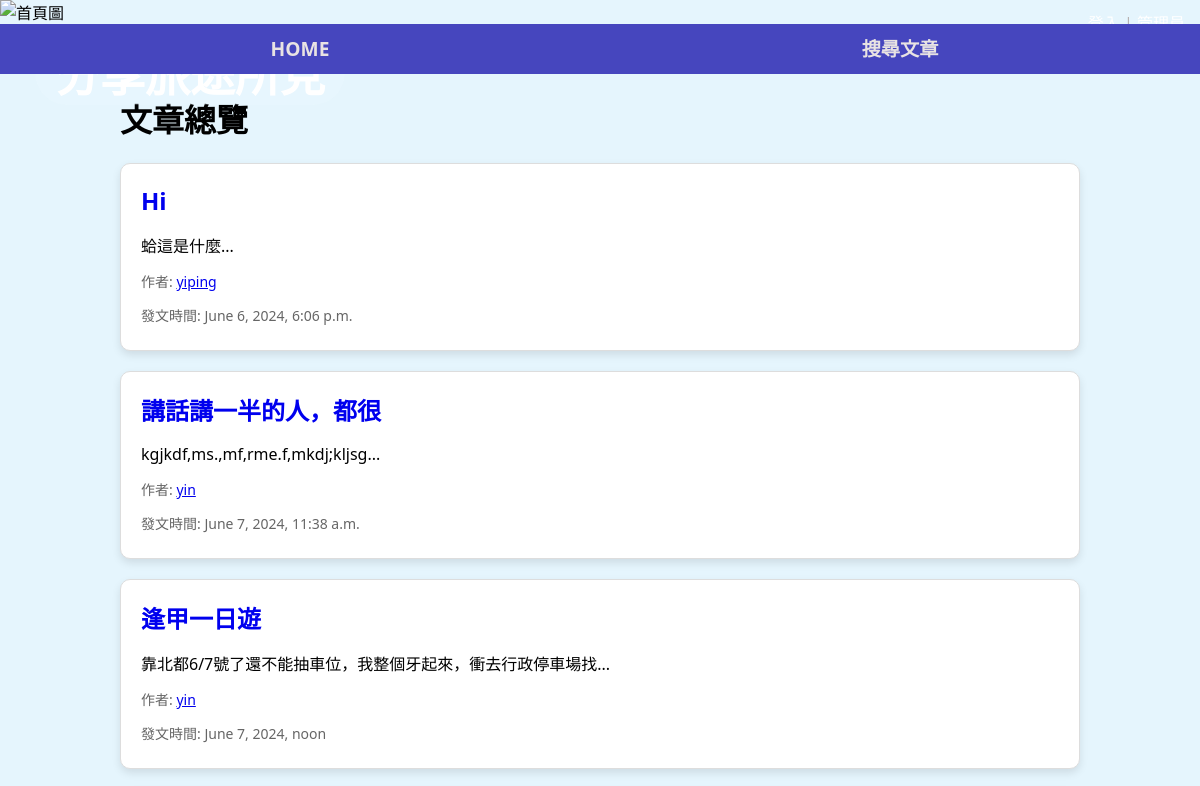
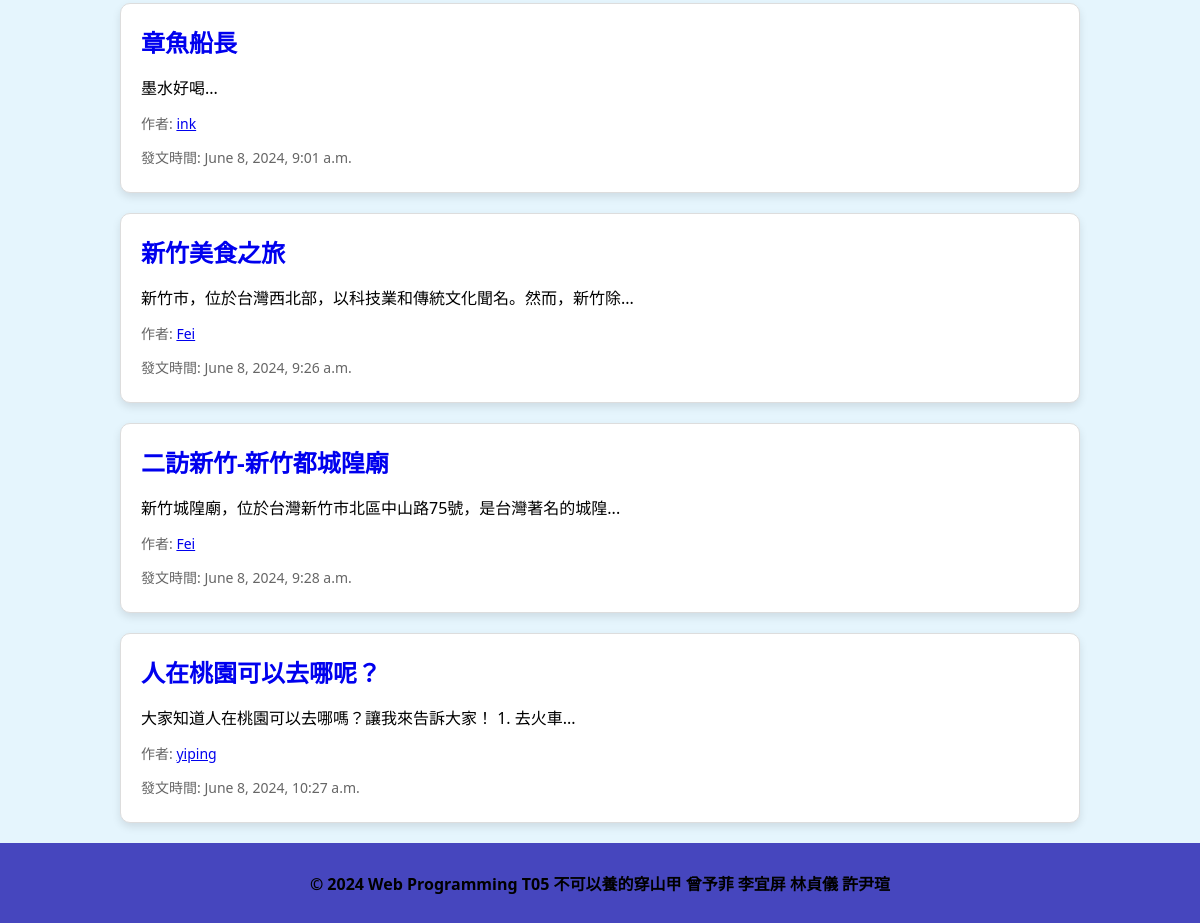
Before: / with the older database file (2 pictures, top to bottom).
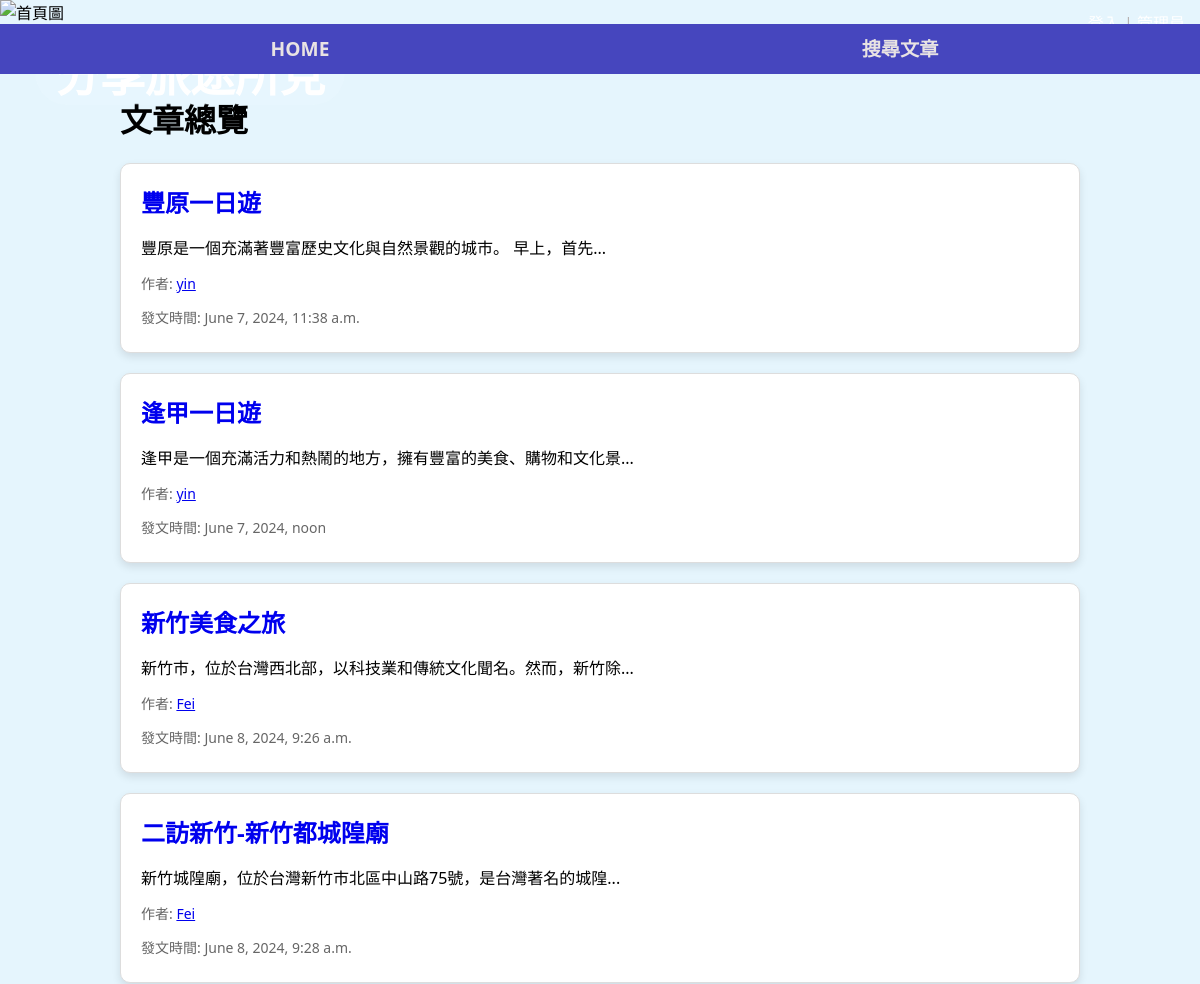
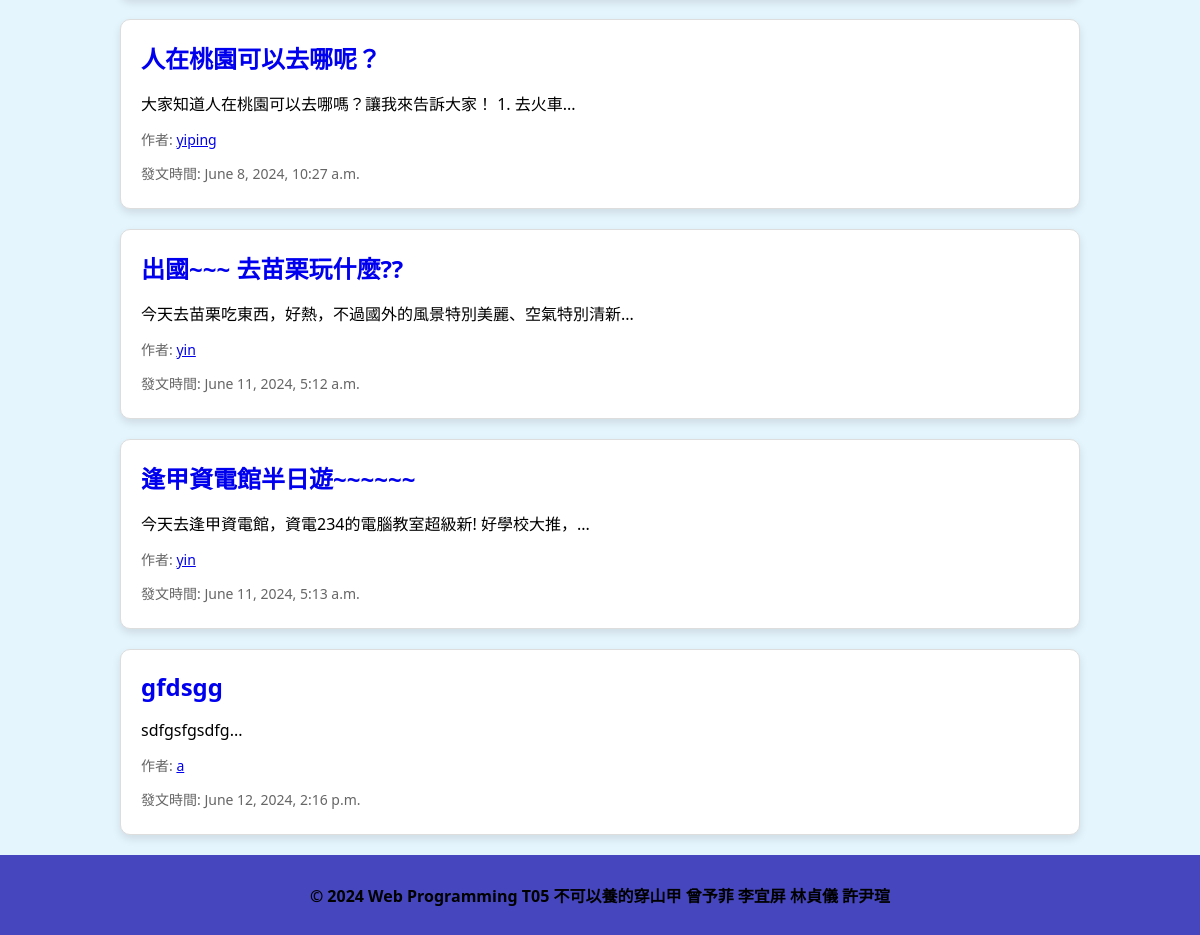
After: the same page with the newer database file (2 pictures, top to bottom).
### travel/models.py (models this page shows, shortened)
class Post(models.Model):
    user = models.ForeignKey(User, on_delete=models.CASCADE, related_name='posts', verbose_name="發文者")
    title = models.CharField(max_length=20, verbose_name="文章標題")
    description = models.TextField(verbose_name="文章內容")
    created_at = models.DateTimeField(default=timezone.now, verbose_name="發文時間")
    pictures = models.ManyToManyField(Picture, related_name='posts', verbose_name="內文圖片")

### travel/views.py (the view)
# urls.py: 2. Add a URL to urlpatterns:  path('', views.home, name='home')
def home(request):
    posts = Post.objects.all()
    return render(request, 'home.html', {'posts': posts})

### travel/templates/home.html (shortened to what this page needs)
{% extends "Mama.html" %}
{% load static %}
{% block CSS %}
    <link rel="stylesheet" type="text/css" href="{% static 'css/home.css' %}">
{% endblock %}
{% block content %}
<div class="post-list">
    <h1>文章總覽</h1>
    {% for post in posts %}
    <div class="post-item">
        <h2 class="post-title"><a class="post" href="/post_detail/{{ post.id }}">{{ post.title }}</a></h2>
        <p class="post-description">{{ post.description|slice:":30" }}...</p>
        <p class="post-author">作者: <a href="{{ post.user.profile.member_id }}/detail/">{{ post.user.username }}</a></p>
        <p class="post-date">發文時間: {{ post.created_at }}</p>
    </div>
    {% endfor %}
</div>
{% endblock %}

Changed rows visible on the page:
removed Post: title "Hi", description "蛤這是什麼", user.username "yiping", created_at "June 6, 2024, 6:06 p.m."
removed Post: title "章魚船長", description "墨水好喝", user.username "ink", created_at "June 8, 2024, 9:01 a.m."
changed Post: title "講話講一半的人，都很" → "豐原一日遊"; description "kgjkdf,ms.,mf,rme.f,mkdj;kljsg" → "豐原是一個充滿著豐富歷史文化與自然景觀的城市。 早上，首先"
changed Post "逢甲一日遊": description "靠北都6/7號了還不能抽車位，我整個牙起來，衝去行政停車場找" → "逢甲是一個充滿活力和熱鬧的地方，擁有豐富的美食、購物和文化景"
added Post: title "出國~~~ 去苗栗玩什麼??", description "今天去苗栗吃東西，好熱，不過國外的風景特別美麗、空氣特別清新", user.username "yin", created_at "June 11, 2024, 5:12 a.m."
added Post: title "逢甲資電館半日遊~~~~~~", description "今天去逢甲資電館，資電234的電腦教室超級新! 好學校大推，", user.username "yin", created_at "June 11, 2024, 5:13 a.m."
added Post: title "gfdsgg", description "sdfgsfgsdfg", user.username "a", created_at "June 12, 2024, 2:16 p.m."
